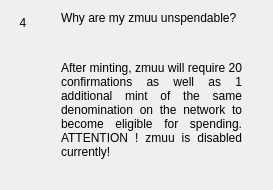
                  <widget class="QWidget" name="widgetFaq4" native="true">
                   <layout class="QHBoxLayout" name="horizontalPage_4" stretch="0,1">
                    <item alignment="Qt::AlignTop">
                     <widget class="QLabel" name="labelNumber4">
                      <property name="minimumSize">
                       <size>
                        <width>24</width>
                        <height>24</height>
                       </size>
                      </property>
                      <property name="maximumSize">
                       <size>
                        <width>16777215</width>
                        <height>24</height>
                       </size>
                      </property>
                      <property name="text">
                       <string>4</string>
                      </property>
                      <property name="alignment">
                       <set>Qt::AlignCenter</set>
                      </property>
                     </widget>
                    </item>
                    <item>
                     <layout class="QVBoxLayout" name="verticalLayoutPage_4">
                      <property name="leftMargin">
                       <number>20</number>
                      </property>
                      <property name="rightMargin">
                       <number>20</number>
                      </property>
                      <item>
                       <widget class="QLabel" name="labelSubtitle4">
                        <property name="text">
                         <string>Why are my zmuu unspendable?</string>
                        </property>
                        <property name="wordWrap">
                         <bool>true</bool>
                        </property>
                       </widget>
                      </item>
                      <item>
                       <spacer name="verticalSpacer_40">
                        <property name="orientation">
                         <enum>Qt::Vertical</enum>
                        </property>
                        <property name="sizeType">
                         <enum>QSizePolicy::Fixed</enum>
                        </property>
                        <property name="sizeHint" stdset="0">
                         <size>
                          <width>20</width>
                          <height>30</height>
                         </size>
                        </property>
                       </spacer>
                      </item>
                      <item>
                       <widget class="QLabel" name="labelContent4">
                        <property name="text">
                         <string>
                           &lt;html&gt;&lt;head/&gt;&lt;body&gt;&lt;p align=&quot;justify&quot;&gt;
                           After minting, zmuu will require 20 confirmations as well as 1
                           additional mint of the same denomination on the network to
                           become eligible for spending. ATTENTION ! zmuu is disabled currently!
                           &lt;/p&gt;&lt;/body&gt;&lt;/html&gt;
                         </string>
                        </property>
                        <property name="alignment">
                         <set>Qt::AlignLeading|Qt::AlignLeft|Qt::AlignTop</set>
                        </property>
                        <property name="wordWrap">
                         <bool>true</bool>
                        </property>
                       </widget>
                      </item>
                      <item>
                       <spacer name="verticalSpacer_41">
                        <property name="orientation">
                         <enum>Qt::Vertical</enum>
                        </property>
                        <property name="sizeHint" stdset="0">
                         <size>
                          <width>20</width>
                          <height>20</height>
                         </size>
                        </property>
                       </spacer>
                      </item>
                     </layout>
                    </item>
                   </layout>
                  </widget>
